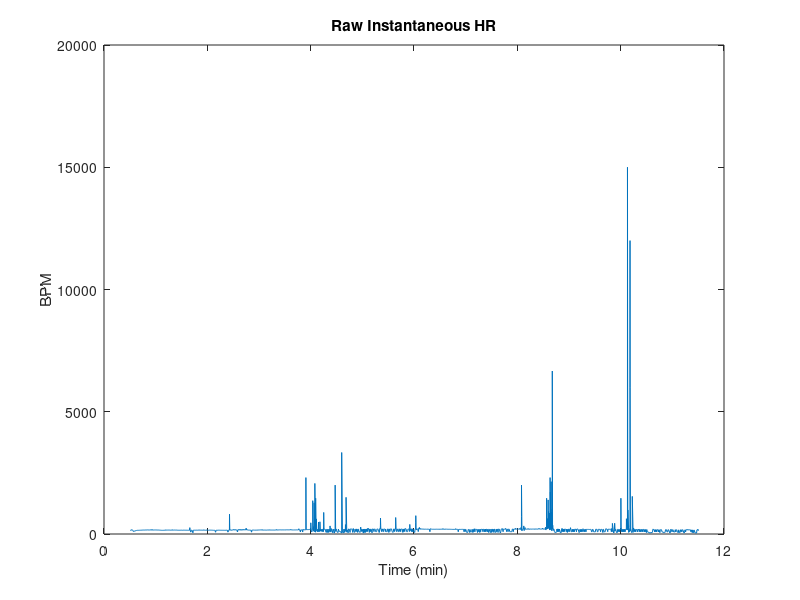
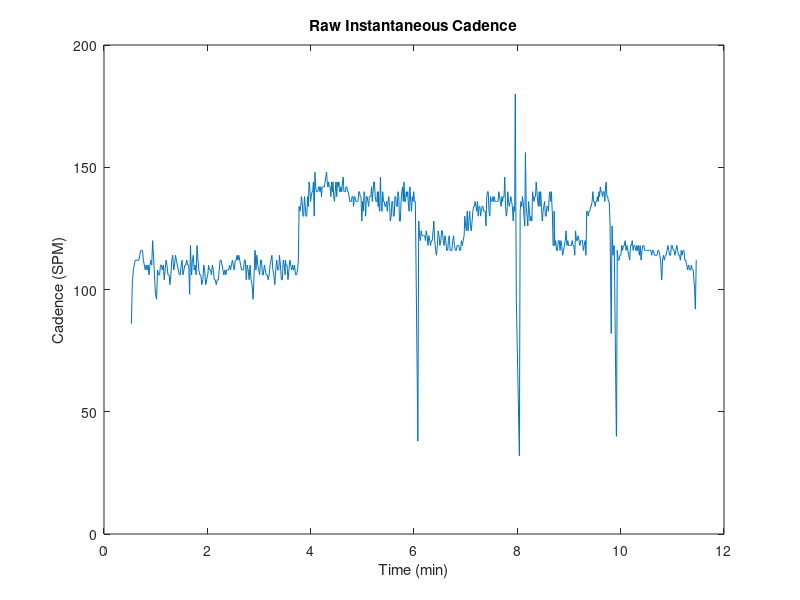
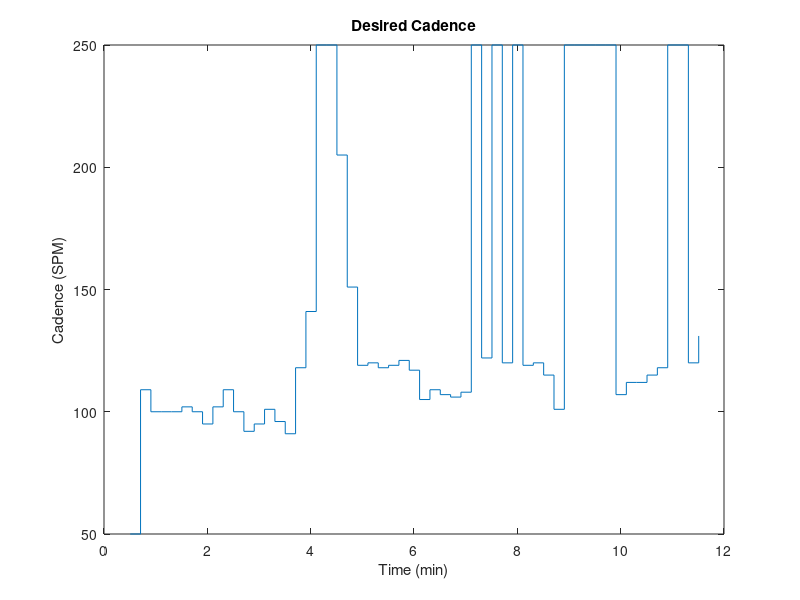
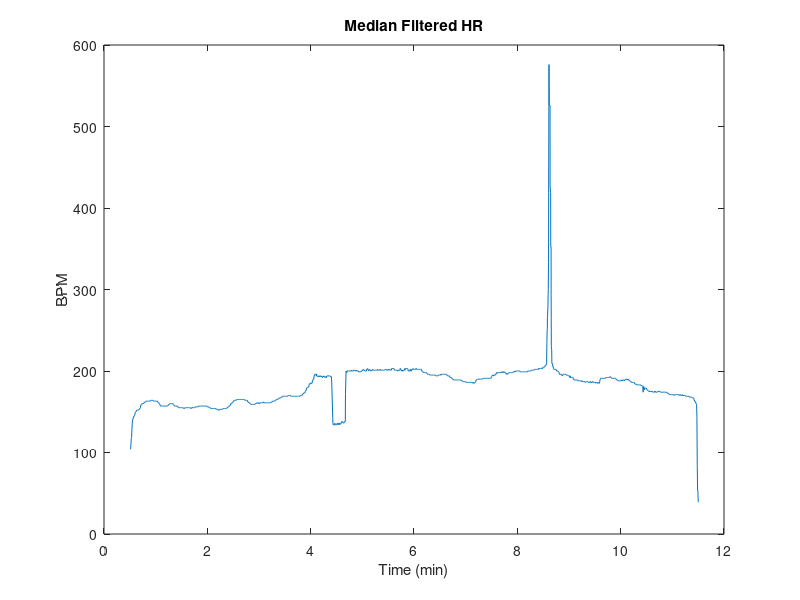

Write MATLAB code to recreate these figures, in order.
% first test with new hardware
% worked pretty well, a little oscillatory but good

load("L1.mat");
% desrired HR = 150
% length of workout = 10 mins
HR_exp = LHRE1(1:2:end);
HR_exp_time = LHRE1(2:2:end);
HR_exp_time = HR_exp_time / 60000; % converting to mins


% everyhting worked, nothing got disconnected
% begin getting the data

% load in T1.mat which contains
% 1. LHR1 - inst. HR with time stamps
% 2. LSPM1 - inst. cadence with time stamps
% 3. LCAD1 - desired cadence
HR_time = LHR1(2:2:end);
HR_time = HR_time / 60000; % converting to mins
HR = LHR1(1:2:end); % is in bpm

SPM_time = LSPM1(2:2:end);
SPM_time = SPM_time / 60000; % also converting to mins
SPM = LSPM1(1:2:end); % is in steps per min (SPM)

CAD_time = LCAD1(2:2:end);
CAD_time = CAD_time / 60000; % converting to mins
CAD = LCAD1(1:2:end);

% now have HR, SPM, and desired CAD with corresponding times

% plotting raw heart rate
figure(1);
plot(HR_time, HR);
xlabel("Time (min)");
ylabel("BPM");
title("Raw Instantaneous HR");

% plotting raw SPM
figure(2);
plot(SPM_time, SPM);
xlabel("Time (min)");
ylabel("Cadence (SPM)");
title("Raw Instantaneous Cadence");

% plotting desired cadence
figure(3);
stairs(CAD_time, CAD);
xlabel("Time (min)");
ylabel("Cadence (SPM)");
title("Desired Cadence");

%% Filtering the inst. HR and SPM 
% Median filter HR with nbh of 15 values 
% 15 b/c extra noisy at the beginning, but the median filter cleans it up
HR_filt = medfilt1(HR, 31); 

% average filt SPM and median filt to see what is better
B = 1/5*ones(5,1);
SPM_filt_avg = filter(B,1,SPM);
SPM_filt_med = medfilt1(SPM, 5);

% plot the filtered hr and spm (compare which is better for SPM)

% plotting filtered heart rate
figure(4);
plot(HR_time, HR_filt);
xlabel("Time (min)");
ylabel("BPM");
title("Median Filtered HR");

% plotting both filtered SPM
figure(5);
plot(SPM_time, SPM_filt_avg);
xlabel("Time (min)");
ylabel("Cadence (SPM)");
title("Filtered SPM");
hold on;
plot(SPM_time, SPM_filt_med);
legend("AVG", "MED");

%% now it is time to compare desired hr and cadence with expected

% starting with cadence
figure(6);
plot(SPM_time, SPM_filt_avg);
xlabel("Time (min)");
ylabel("Cadence (SPM)");
title("Desired vs. Measured SPM (AVG FILT)");
hold on;
stairs(CAD_time, CAD);
legend("Measured", "Desired");
hold off;

figure(7);
plot(SPM_time, SPM_filt_med);
xlabel("Time (min)");
ylabel("Cadence (SPM)");
title("Desired vs. Measured SPM (MED FILT)");
hold on;
stairs(CAD_time, CAD);
legend("Measured", "Desired");
hold off;

figure(8);
plot(HR_time, HR_filt);
xlabel("Time (min)");
ylabel("BPM");
title("Median Filtered HR vs. Desired");
hold on;
stairs(HR_exp_time, HR_exp);
hold off;

%% now plotting hr vs cadence 
figure(9);
plot(SPM_time, SPM_filt_med);
xlabel("Time (min)");
ylabel("HR and Cadence");
title("HR & Cadence vs. Time");
hold on;
plot(HR_time, HR_filt);
legend("Cadence", "Heart Rate");
hold off;

figure(10);
plot(SPM_time, SPM_filt_med + 40);
xlabel("Time (min)");
ylabel("HR and Cadence");
title("TESTING HR to CAD Relationship");
hold on;
plot(HR_time, HR_filt);
legend("1*(Cadence+40)", "Heart Rate");
hold off;

figure(11);
SPM_shift = circshift(SPM_filt_med,50);
plot(SPM_time, SPM_shift + 40);
xlabel("Time (min)");
ylabel("HR and Cadence");
title("TESTING HR to CAD Relationship with Shifting");
hold on;
plot(HR_time, HR_filt);
legend("1*(Cadence+40) SHIFTED", "Heart Rate");
hold off;

%% last graph of everything together
figure(12);
plot(HR_time, HR_filt);
xlabel("Time (min)");
ylabel("HR and Cadence");
title("HR and SPM vs. Desired HR and SPM");
hold on;
stairs(HR_exp_time, HR_exp, "Color",[0.3010 0.7450 0.9330]); %teal
plot(SPM_time, SPM_filt_med);
stairs(CAD_time, CAD, 'Color',[0.4660 0.6740 0.1880]); %green
legend("HR","Desired HR", "SPM", "Desired CAD");
hold off;
ylim([50 200]);